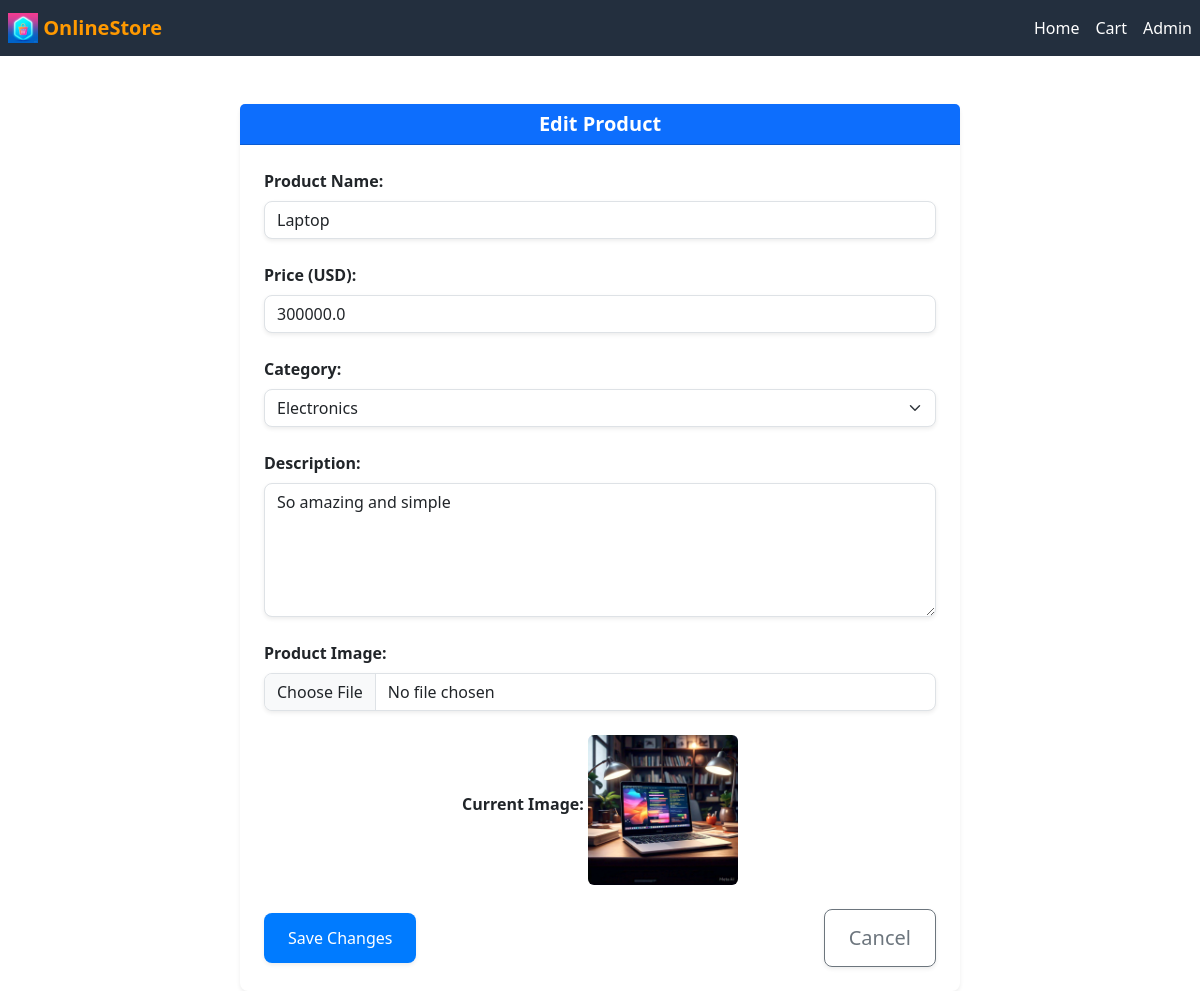
Page /edit/1 on the earlier database version.
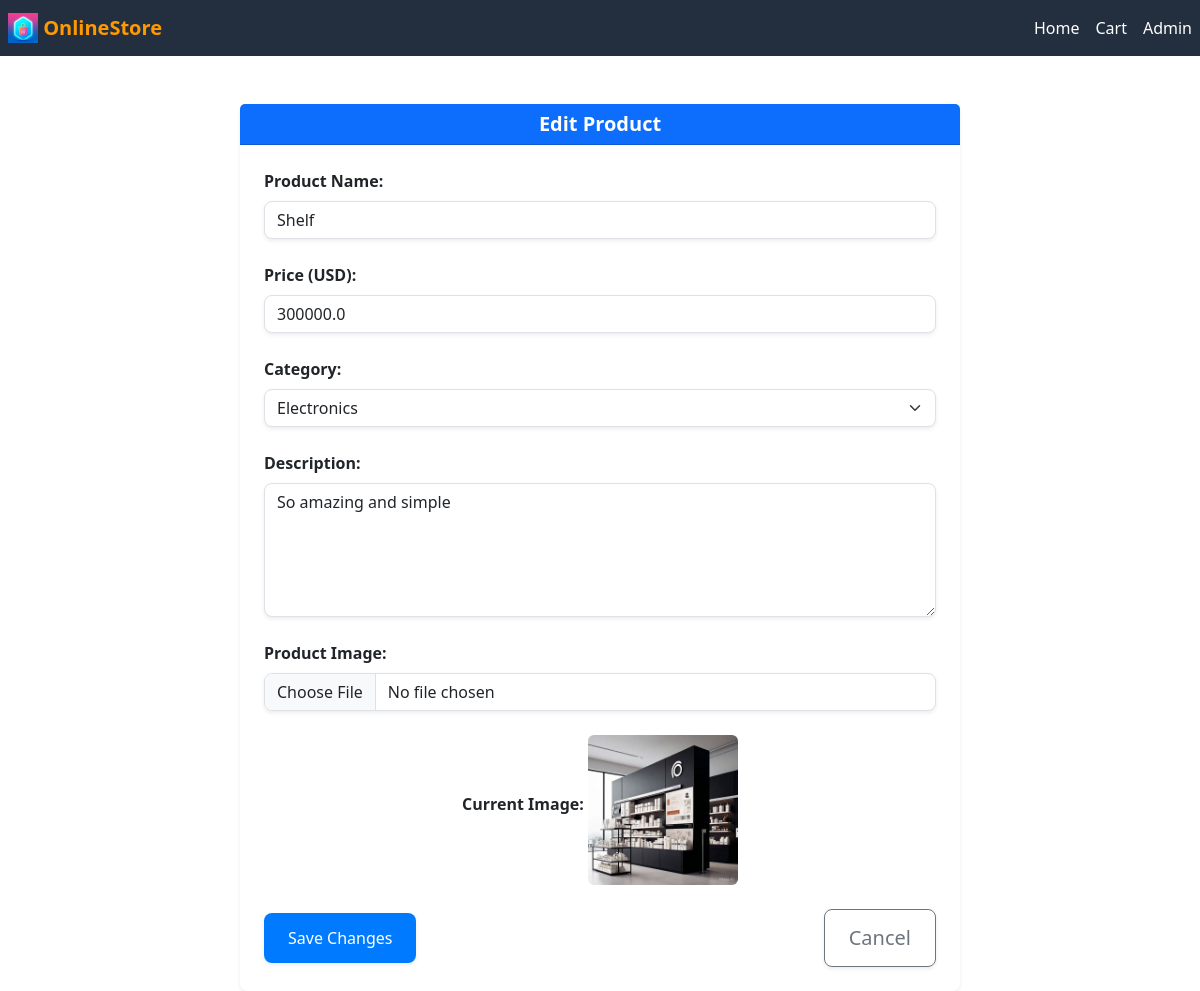
Same page on the later database version.
### app.py (models this page shows, shortened)
class Product(db.Model):
    id = db.Column(db.Integer, primary_key=True)
    name = db.Column(db.String(255), nullable=False)
    price = db.Column(db.Float, nullable=False)
    description = db.Column(db.String(500), nullable=True)
    image_url = db.Column(db.String(500), nullable=True)  # assuming image URLs are stored here
    category_id = db.Column(db.Integer, db.ForeignKey('category.id'), nullable=False)
    category = db.relationship('Category', backref='products', lazy=True)

### app.py (the view, shortened to what this page needs)
@app.route('/edit/<int:product_id>', methods=['GET', 'POST'])
def edit_product(product_id):
    product = Product.query.get_or_404(product_id)
    categories = Category.query.all()
    if not categories:
        flash('No categories found. Please add some categories first.', 'error')
    return render_template('edit_product.html', product=product, categories=CATEGORIES)

### templates/edit_product.html (shortened to what the changed rows need)
{% extends "base.html" %}
{% block content %}
<div class="container mt-5">
    <div class="row justify-content-center">
        <div class="col-md-8">
            <div class="card shadow-sm border-0">
                <div class="card-body">
                    <form action="{{ url_for('edit_product', product_id=product.id) }}" method="POST" enctype="multipart/form-data">
                        <div class="mb-4">
                            <label for="name" class="form-label">Product Name:</label>
                            <input
                                type="text"
                                id="name"
                                name="name"
                                class="form-control rounded-3 shadow-sm"
                                value="{{ product.name }}"
                                required
                                placeholder="Enter product name">
                        </div>
                        <div class="mb-4">
                            <label for="price" class="form-label">Price (USD):</label>
                            <input
                                type="number"
                                id="price"
                                name="price"
                                class="form-control rounded-3 shadow-sm"
                                step="0.01"
                                value="{{ product.price }}"
                                required
                                placeholder="Enter product price">
                        </div>
                        <div class="mb-4">
                            <label for="category" class="form-label">Category:</label>
                            <select
                                id="category"
                                name="category"
                                class="form-select rounded-3 shadow-sm"
                                required>
                                {% for category in categories %}
                                    <option
                                        value="{{ category.id }}"
                                        {% if category.id == product.category_id %}selected{% endif %}>
                                        {{ category.name }}
                                    </option>
                                {% endfor %}
                            </select>
                        </div>
                        <div class="mb-4">
                            <label for="description" class="form-label">Description:</label>
                            <textarea
                                id="description"
                                name="description"
                                class="form-control rounded-3 shadow-sm"
                                rows="5"
                                placeholder="Enter product description">{{ product.description }}</textarea>
                        </div>
                        <div class="mb-4">
                            {% if product.image_url %}
                                <div class="mt-3 text-center">
                                    <strong>Current Image:</strong>
                                    <img
                                        src="{{ url_for('static', filename=product.image_url.split('static/')[-1]) }}"
                                        alt="Current Product Image"
                                        class="img-fluid mt-2 rounded"
                                        style="width: 150px; height: auto;">
                                </div>
                            {% endif %}
                        </div>
                    </form>
                </div>
            </div>
        </div>
    </div>
</div>
{% endblock %}

Differences in the rows shown:
changed Product "Electronics": name "Laptop" → "Shelf"; image_url: a different picture
